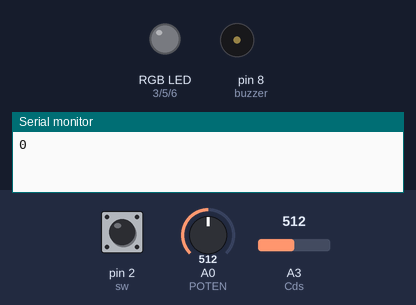
Simulated run of this sketch. Board: Arduino Uno, built with avr-gcc and run on an emulated ATmega328P. Shown: an RGB LED mixed from three pins (HIGH = lit), buzzer (waves = sounding, pin HIGH), the last lines printed to the serial monitor. The test bench sets the inputs (shaded band); at power-on: pin 2 (sw) HIGH, A0 (POTEN) = 512, A3 (Cds) = 512. Dim RGB values are drawn brighter than linear.

Above: at 1.2 s.
1.3 s: pin 2 (sw) pulled LOW for 0.15 s
At 2.5 s:
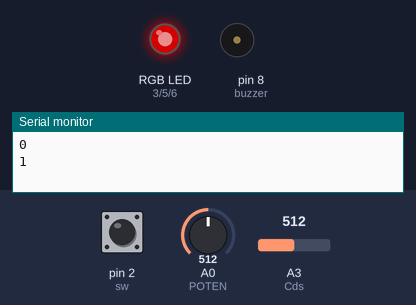
2.9 s: pin 2 (sw) pulled LOW for 1 s
At 4.9 s:
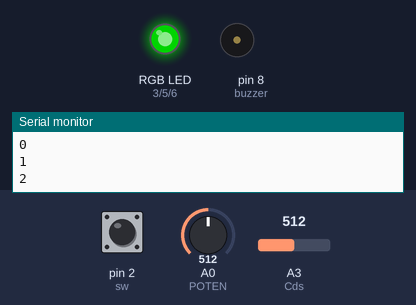
5.4 s: pin 2 (sw) pulled LOW for 0.15 s
At 6.8 s:
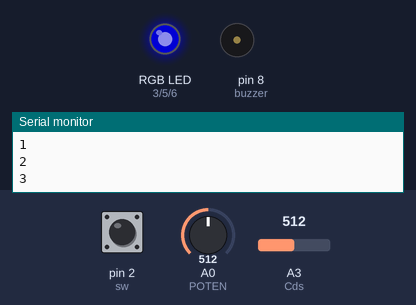
Timing chart, 0 to 8.4 s (numbered marks = the images above; inputs shaded):
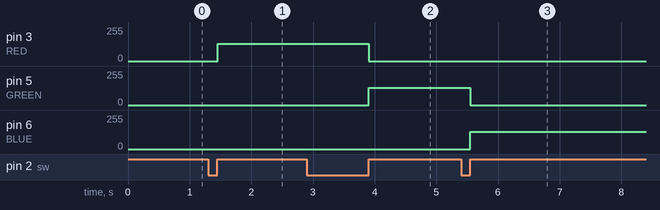

Measured:
- after the input at 1.3 s, pin 3 (RED): 0/255 → 128/255 after 0.15 s
- after the input at 2.9 s, pin 3 (RED): 128/255 → 0/255 after 1.0 s; pin 5 (GREEN): 0/255 → 128/255 after 1.0 s
- after the input at 5.4 s, pin 5 (GREEN): 128/255 → 0/255 after 0.15 s; pin 6 (BLUE): 0/255 → 128/255 after 0.15 s

The sketch:

potentiometer.ino
```cpp
#define POTEN A0
#define Cds A3

#define LED_ON 400

#define RED 3
#define GREEN 5
#define BLUE 6

#define sw 2
#define buzzer 8

void setup() {
  Serial.begin(9600);

  pinMode(RED, OUTPUT);
  pinMode(GREEN, OUTPUT);
  pinMode(BLUE, OUTPUT);
  pinMode(buzzer, OUTPUT);

  pinMode(sw, INPUT);
}

static int swOk=0;
int key_flag=0;

void key_input(){
  int key=0;

  while(1){   // 키 입력, 디바운싱기능 추가
    if(digitalRead(sw)==LOW){     // key press down and count up for debouncing
      key_flag=1;
      key++;
    }

    else{                           // key up
      key_flag=0;

      if(key<50)                   // when key up and the counts of sw is under 50 then all counts be cleared
        key=0;
    }

    delay(1);   // to 50ms for debouncing

    if(key>50 && key_flag==0){       // key debouncing for 50ms
      swOk++;
      break;
    }
  }
}

void beep(){
  digitalWrite(buzzer, HIGH);
  delay(100);
  digitalWrite(buzzer, LOW);
}

void loop() {

  int val = analogRead(POTEN);
  int Cds_R = analogRead(Cds);
    Serial.println(swOk);

  key_input();

  if(Cds_R>LED_ON){
    if(swOk==1){
      analogWrite(RED, val/4);
      analogWrite(GREEN, 0);
      analogWrite(BLUE, 0);
//      beep();
    }

    else if(swOk==2){
      analogWrite(RED, 0);
      analogWrite(GREEN, val/4);
      analogWrite(BLUE, 0);
//      beep();
    }

    else if(swOk==3){
      analogWrite(RED, 0);
      analogWrite(GREEN, 0);
      analogWrite(BLUE, val/4);
//      beep();
    }

    else{
      analogWrite(RED, 0);
      analogWrite(GREEN, 0);
      analogWrite(BLUE, 0);
 //     beep();
      swOk=0;
    }
  }

  else{
      analogWrite(RED, 0);
      analogWrite(GREEN, 0);
      analogWrite(BLUE, 0);
  }
}
```
